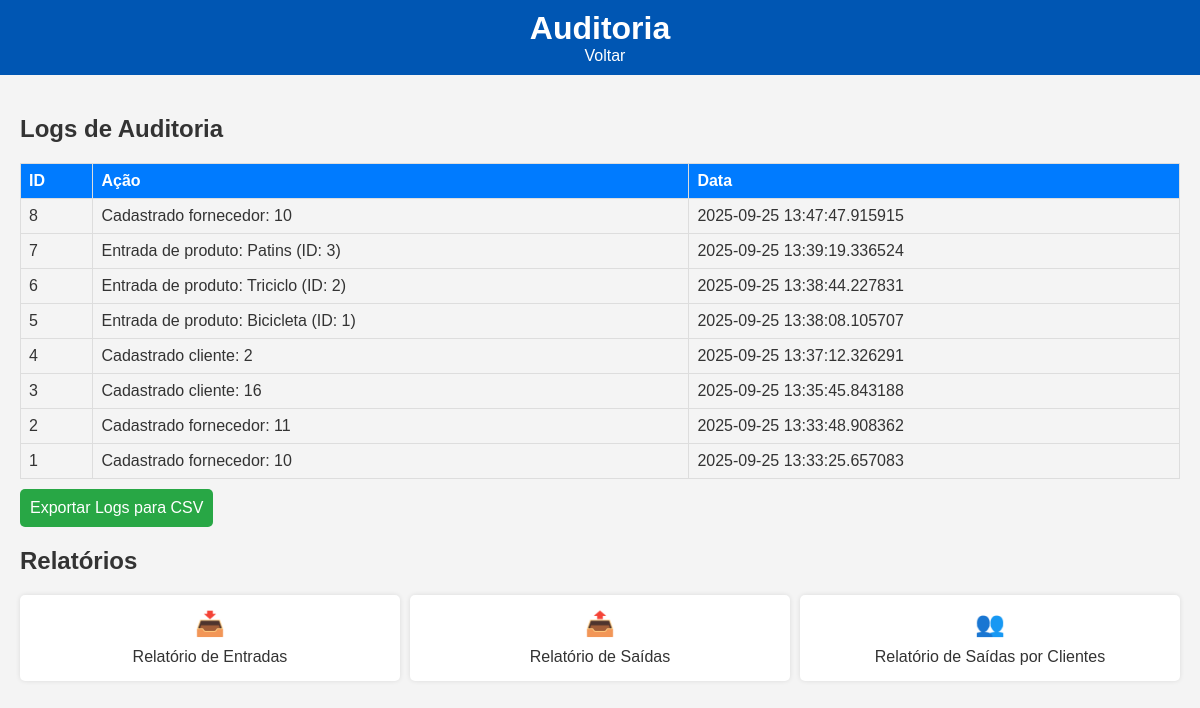
The app's page /auditoria, older data.
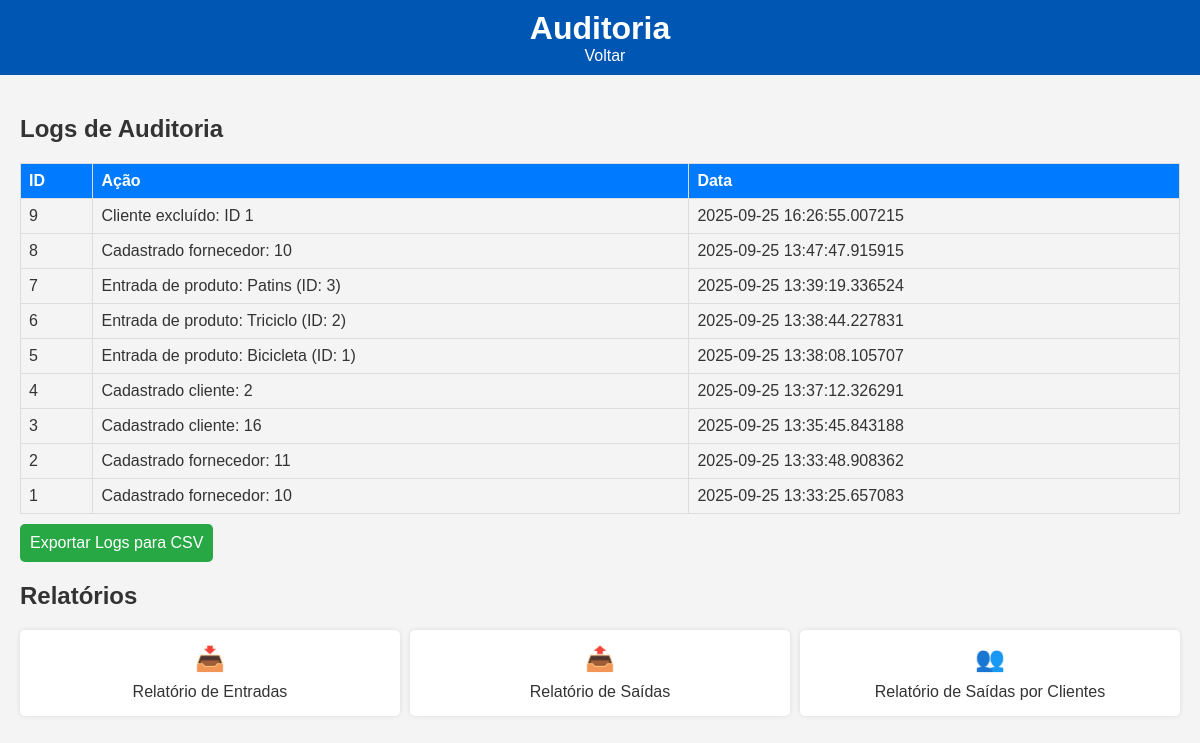
The same page, newer data.
### tables this page shows
CREATE TABLE auditoria (
                 id INTEGER PRIMARY KEY,
                 acao TEXT,
                 data TIMESTAMP);

### app.py (the view)
@app.route('/auditoria')
def auditoria():
    conn = sqlite3.connect('gestao.db')
    c = conn.cursor()
    c.execute("SELECT * FROM auditoria ORDER BY data DESC")
    logs = c.fetchall()
    conn.close()
    return render_template('auditoria.html', logs=logs)

### templates/auditoria.html (shortened to what this page needs)
<!DOCTYPE html>
<html lang="pt-BR">
<head>
    <link rel="stylesheet" href="{{ url_for('static', filename='style.css') }}">
</head>
<body>
    <header>
        <h1>Auditoria</h1>
        <a href="/" class="back-btn">Voltar</a>
    </header>
    <main>
        <h2>Logs de Auditoria</h2>
        <table>
            <tr><th>ID</th><th>Ação</th><th>Data</th></tr>
            {% for log in logs %}
            <tr><td>{{ log[0] }}</td><td>{{ log[1] }}</td><td>{{ log[2] }}</td></tr>
            {% endfor %}
        </table>
        <a href="/export_auditoria" class="card-link">Exportar Logs para CSV</a>
        <h2>Relatórios</h2>
        <div class="card-grid">
            <a href="/relatorio_entradas" class="card" aria-label="Relatório de Entradas">
                <span class="icon">📥</span> Relatório de Entradas
            </a>
            <a href="/relatorio_saidas" class="card" aria-label="Relatório de Saídas">
                <span class="icon">📤</span> Relatório de Saídas
            </a>
            <a href="/relatorio_saidas_clientes" class="card" aria-label="Relatório de Saídas por Clientes">
                <span class="icon">👥</span> Relatório de Saídas por Clientes
            </a>
        </div>
    </main>
</body>
</html>

### static/style.css (style rules this page uses)
body { font-family: Arial, sans-serif; background-color: #f4f4f4; color: #333; margin: 0; padding: 0; }
header { background: #0056b3; color: white; padding: 10px; text-align: center; }
header h1 { margin: 0; }
.back-btn { color: white; text-decoration: none; margin-left: 10px; }
main { padding: 20px; }
.card-grid { display: grid; grid-template-columns: repeat(auto-fit, minmax(150px, 1fr)); gap: 10px; }
.card { background: white; padding: 15px; border-radius: 5px; box-shadow: 0 0 5px rgba(0,0,0,0.1); text-align: center; text-decoration: none; color: #333; transition: transform 0.2s; }
.icon { font-size: 24px; display: block; margin-bottom: 10px; }
.card-link { display: inline-block; margin-top: 10px; padding: 10px; background: #28a745; color: white; text-decoration: none; border-radius: 5px; }
table { width: 100%; border-collapse: collapse; margin-top: 20px; }
th, td { border: 1px solid #ddd; padding: 8px; text-align: left; }
th { background: #007bff; color: white; }
:root { --contrast-ratio: 4.5; }

Row changes from the older to the newer data that the page shows:
added auditoria: id "9", acao "Cliente excluído: ID 1", data "2025-09-25 16:26:55.007215"
